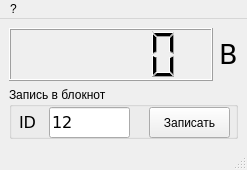
<?xml version="1.0" encoding="UTF-8"?>
<ui version="4.0">
 <class>fpVolt</class>
 <widget class="QMainWindow" name="fpVolt">
  <property name="geometry">
   <rect>
    <x>0</x>
    <y>0</y>
    <width>247</width>
    <height>170</height>
   </rect>
  </property>
  <property name="windowTitle">
   <string>Напряжение</string>
  </property>
  <widget class="QWidget" name="centralwidget">
   <layout class="QGridLayout" name="gridLayout">
    <item row="0" column="0">
     <widget class="QLCDNumber" name="lcdVolt">
      <property name="sizePolicy">
       <sizepolicy hsizetype="Minimum" vsizetype="Preferred">
        <horstretch>1</horstretch>
        <verstretch>0</verstretch>
       </sizepolicy>
      </property>
     </widget>
    </item>
    <item row="0" column="1">
     <widget class="QLabel" name="llData">
      <property name="sizePolicy">
       <sizepolicy hsizetype="Preferred" vsizetype="Preferred">
        <horstretch>0</horstretch>
        <verstretch>0</verstretch>
       </sizepolicy>
      </property>
      <property name="font">
       <font>
        <family>Verdana</family>
        <pointsize>20</pointsize>
       </font>
      </property>
      <property name="frameShape">
       <enum>QFrame::NoFrame</enum>
      </property>
      <property name="frameShadow">
       <enum>QFrame::Sunken</enum>
      </property>
      <property name="text">
       <string>В</string>
      </property>
      <property name="scaledContents">
       <bool>true</bool>
      </property>
     </widget>
    </item>
    <item row="1" column="0" colspan="2">
     <widget class="QGroupBox" name="groupBox_2">
      <property name="title">
       <string>Запись в блокнот</string>
      </property>
      <widget class="QLineEdit" name="leID">
       <property name="geometry">
        <rect>
         <x>40</x>
         <y>20</y>
         <width>81</width>
         <height>31</height>
        </rect>
       </property>
       <property name="sizePolicy">
        <sizepolicy hsizetype="Expanding" vsizetype="Preferred">
         <horstretch>0</horstretch>
         <verstretch>0</verstretch>
        </sizepolicy>
       </property>
       <property name="font">
        <font>
         <family>Verdana</family>
         <pointsize>12</pointsize>
        </font>
       </property>
       <property name="text">
        <string>12</string>
       </property>
       <property name="frame">
        <bool>true</bool>
       </property>
      </widget>
      <widget class="QToolButton" name="tbSaveToNotepad_">
       <property name="geometry">
        <rect>
         <x>140</x>
         <y>20</y>
         <width>81</width>
         <height>31</height>
        </rect>
       </property>
       <property name="focusPolicy">
        <enum>Qt::NoFocus</enum>
       </property>
       <property name="text">
        <string>Записать</string>
       </property>
      </widget>
      <widget class="QLabel" name="label_4">
       <property name="geometry">
        <rect>
         <x>10</x>
         <y>20</y>
         <width>31</width>
         <height>31</height>
        </rect>
       </property>
       <property name="font">
        <font>
         <family>Verdana</family>
         <pointsize>12</pointsize>
        </font>
       </property>
       <property name="text">
        <string>ID</string>
       </property>
      </widget>
     </widget>
    </item>
   </layout>
  </widget>
  <widget class="QMenuBar" name="menubar">
   <property name="geometry">
    <rect>
     <x>0</x>
     <y>0</y>
     <width>247</width>
     <height>21</height>
    </rect>
   </property>
   <widget class="QMenu" name="muAbout">
    <property name="title">
     <string>?</string>
    </property>
   </widget>
   <addaction name="muAbout"/>
  </widget>
  <widget class="QStatusBar" name="statusbar"/>
 </widget>
 <resources/>
 <connections/>
</ui>
